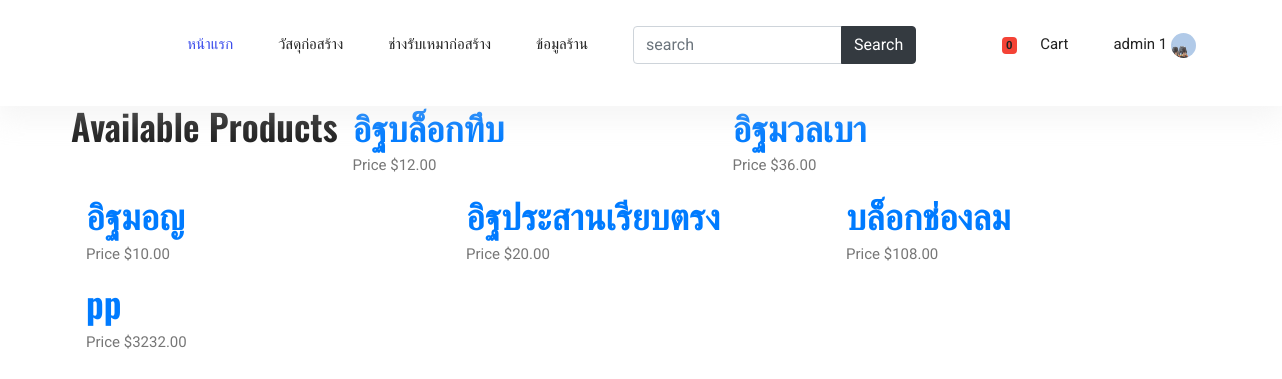
Page /home (signed in) on the earlier database version.
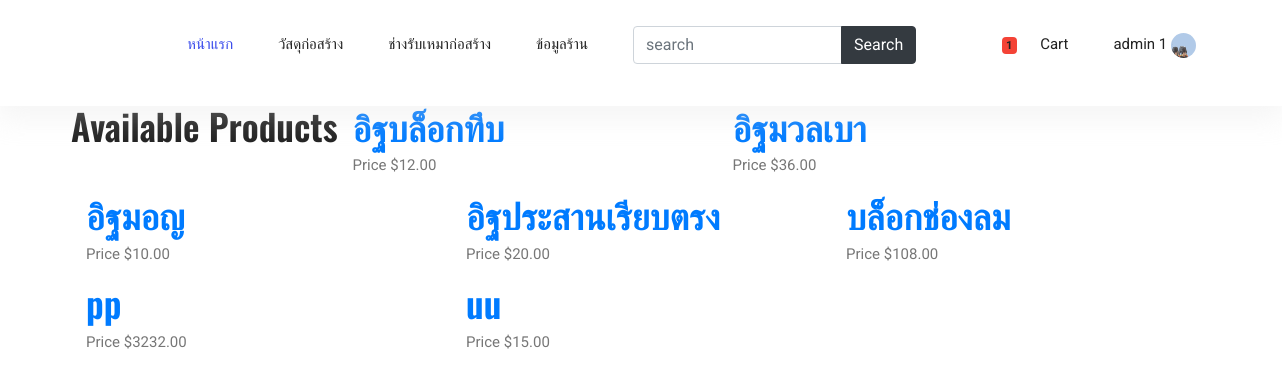
Same page on the later database version.
### api/models.py (models this page shows, shortened)
class Users(AbstractUser):
    first_name = models.CharField(max_length=100,default=' ',verbose_name = 'ชื่อ')
    last_name = models.CharField(max_length=100,default=' ',verbose_name = 'นามสกุล')
    email = models.CharField(max_length=50,default=' ',verbose_name = 'อีเมล')
    phone = models.CharField(max_length=100,default=' ',verbose_name = 'เบอร์โทรศัพท์')
    avatar = models.ImageField(upload_to='images/users/', default='images/users/no-img.png' ,verbose_name = 'รูปโปรไฟล์')
    password = models.CharField(max_length=500,default=' ')

class Product(models.Model):
    name = models.CharField(max_length=1000,default=' ',verbose_name = 'ชื่อสินค้า')
    price = models.DecimalField(max_digits=7, decimal_places=2)
    product_detail = models.TextField(max_length=10000,default=' ',verbose_name = 'รายละเอียดสินค้า')
    product_img = models.ImageField(upload_to='images/product/', default='images/product/no-img.png' ,verbose_name = 'รูปสินค้า')
    product_type = models.ForeignKey(Product_Type,on_delete=models.CASCADE,verbose_name = 'หมวดหมู่สินค้า') #หมวดหมู่สินค้า
    quantity = models.IntegerField(verbose_name = 'จำนวนสินค้า') #จำนวนสินค้า
    received_quantity = models.IntegerField(default = 0, null = True, blank = True) #ตัวแปรเพิ่มจำนวนสินค้าในสต๊อก
    quantityS = models.IntegerField(default = 0, null = True, blank = True)
    class Meta:
        verbose_name = 'สินค้า'

class Order(models.Model):
    user = models.ForeignKey(Users, on_delete=models.CASCADE, null=True)
    money_status = models.ForeignKey(Money_Status,on_delete=models.CASCADE,default=1,null=True,verbose_name = 'สถานะการชำระเงิน') #สถานะการชำระเงิน
    delivery_options = models.ForeignKey(Delivery_Options,verbose_name = 'ตัวเลือกการจัดส่ง',on_delete=models.SET_NULL, blank=True, null=True)
    PAYMENT_CHOICES = (
    ('โอนผ่านบัญชีธนาคาร', 'โอนผ่านบัญชีธนาคาร'),
    ('เงินสด', 'เงินสด')
)
    payment_option = models.CharField(max_length=100,choices=PAYMENT_CHOICES)
    address = models.CharField(max_length=191)
    ordered_date = models.DateTimeField(auto_now_add=True)
    products = models.ManyToManyField(OrderItem)
    ordered = models.BooleanField(default=False,null=True)

### api/views.py (the view)
# urls.py: path('home', views.home,),
def home(request):
    all_products = Product.objects.all()
    return render(request, "api/home.html", {
                                    'all_products': all_products,
                                 })

### api/cart_template_tags.py (called while the page is built)
@register.filter
def cart_item_count(user):
    if user.is_authenticated:
        qs = Order.objects.filter(user=user, ordered=False)
        if qs.exists():
            return qs[0].products.count()
        return 0

### api/templates/api/home.html
{% extends 'api/base2.html' %}
{% block content %}
    <div class="container">
        <div class="row">
            <h2>Available Products</h2>
            {% for product in all_products %}
                <div class="col-lg-4">
                    <h3><a href="/product/{{product.slug}}/{{product.id}}">{{ product.name }}</a></h3>
                    <p>Price ${{ product.price }}</p>
                </div>
            {% endfor %}
        </div>
    </div>
    {% endblock %}

### api/templates/api/menubar.html (shortened to what this page needs)
{% load cart_template_tags %}
<header class="header_area">
  <div class="main_menu">
    <nav class="navbar navbar-expand-lg navbar-light">
      <div class="container">
        <div class="collapse navbar-collapse offset" id="navbarSupportedContent">
          <ul class="nav navbar-nav menu_nav ml-auto mr-auto">
    <li class="nav-item active"><a class="nav-link" href="/index">หน้าแรก</a></li>
    <li class="nav-item submenu dropdown">
      <a href="/showProductAll" class="nav-link dropdown-toggle" data-toggle="dropdown" role="button" aria-haspopup="true"
        aria-expanded="false">วัสดุก่อสร้าง</a>
        {% load cart %}
</li>
  <li class="nav-item"><a class="nav-link" href="/mechanicUser">ช่างรับเหมาก่อสร้าง</a></li>
    <li class="nav-item "><a class="nav-link" href="/storeUser">ข้อมูลร้าน</a></li>
    <form class="form-inline my-2 my-lg-0" action="/search">
      <div class="input-group">
      <input name="q" type="text" class="form-control" placeholder="search" />
      <div class="input-group-append">
        <button class="btn btn-dark" type="submit" id="button-addon2">Search</button>
      </div>
    </div>
    </form>
  </ul>
<ul class="nav navbar-nav menu_nav ">
    {% if user.is_authenticated %}
    <li class="nav-item">
      <a href="{% url 'order-summary' %}" class="nav-link waves-effect">
        <span class="badge red z-depth-1 mr-1"> {{ user | cart_item_count }}  </span>
        <i class="fas fa-shopping-cart"></i>
        <span class="clearfix d-none d-sm-inline-block"> Cart </span>
      </a>
    </li>
    <li class="nav-item submenu dropdown">
      <a href="#" class="nav-link dropdown-toggle" data-toggle="dropdown" role="button" aria-haspopup="true"
      aria-expanded="false">
      {{user.first_name}}  {{user.last_name}}
      <img class="img-profile rounded-circle"
      src="{{user.avatar.url}} " style="height: 25px;" width="25px">
  </a>
     </li>
 {% endif %}
  </ul>
</div>
</div>
</nav>
</div>
<div class="mt-2 pt-2">
</div>
</header>

Differences in the rows shown:
changed Users "admin": id "0" → "1"
added Product: name "uu", price "15.00"
